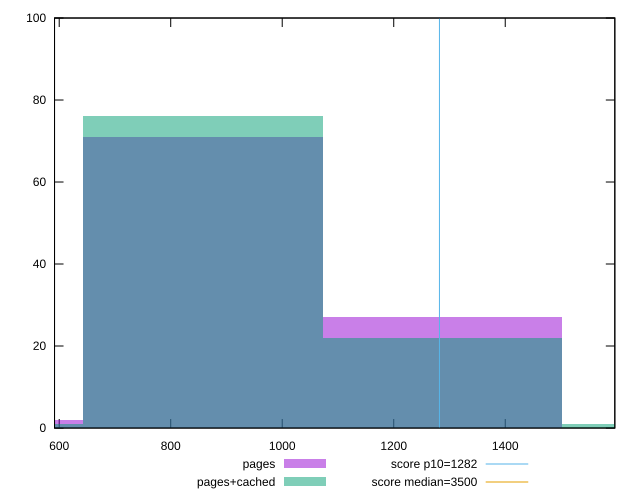

This chart was generated by the following gnuplot code:
reset

$pages <<EOF
1286.846097474729 27
857.897398316486 71
428.948699158243 2
EOF

$pagesCached <<EOF
1286.846097474729 22
857.897398316486 76
1715.794796632972 1
428.948699158243 1
EOF

set key outside below
set boxwidth 428.948699158243
set xrange [591.6120000000008:1596.5439999999992]
set yrange [0:100]
set trange [0:100]
set style fill transparent solid 0.5 noborder

set parametric
set terminal svg size 640, 500 enhanced background rgb 'white'
set output "report_00017_2021-02-10T15-08-03.406Z/bootup-time/comparison/histogram/0_vs_1.svg"

plot $pages title "pages" with boxes, \
     $pagesCached title "pages+cached" with boxes, \
     1282,t title "score p10=1282", \
     3500,t title "score median=3500"

reset
